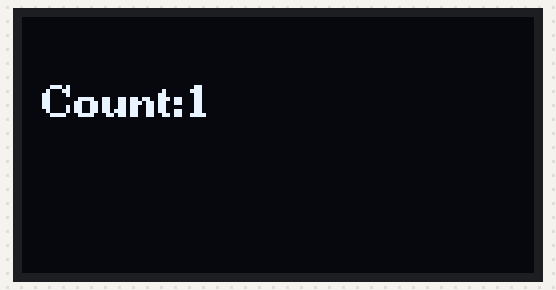
This sketch was run on a simulated Arduino Uno, built with avr-gcc and run on an emulated ATmega328P. Shown: 128×64 one-colour display.

Above: at 0.2 s.
At 5.0 s:
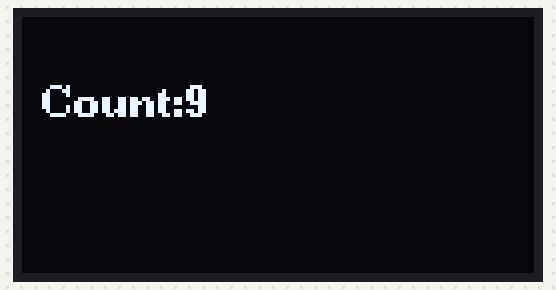
At 9.9 s:
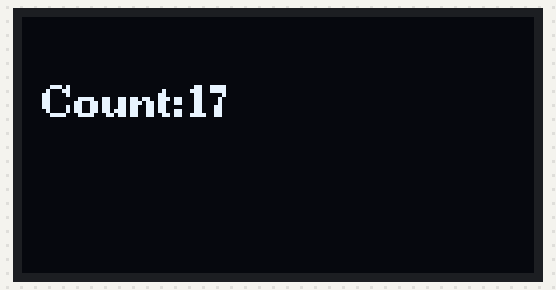
At 19.2 s:
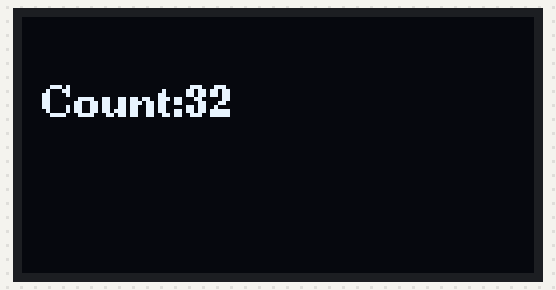
At 29.1 s:
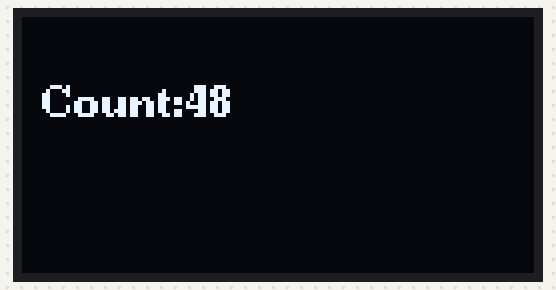
At 39.0 s:
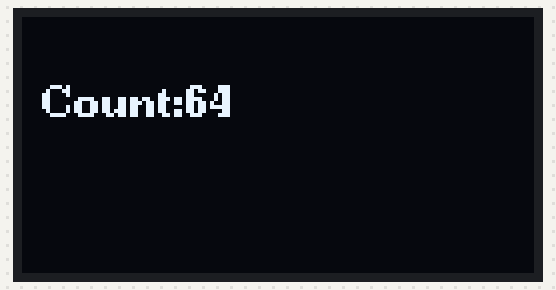

The sketch:

diy5-2-1.ino
```cpp
#include <U8g2lib.h>

U8G2_SSD1306_128X64_NONAME_1_HW_I2C u8g2(U8G2_R0, U8X8_PIN_NONE);
int i = 0;    // 計數值
String msg;  // 顯示在螢幕的訊息字串

void setup() {
  u8g2.begin();
  u8g2.setFont(u8g2_font_ncenB08_tr);
}

void loop() {
  msg = "Count:" + (String)(++i);
  u8g2.firstPage();
  do {
    u8g2.setCursor(5, 25);
    u8g2.print(msg.c_str());
  }while (u8g2.nextPage());
  delay(500);
}
```

Measured:
- what the display in image 0 shows lasts 0.6 s, from 0.1 s to 0.7 s
